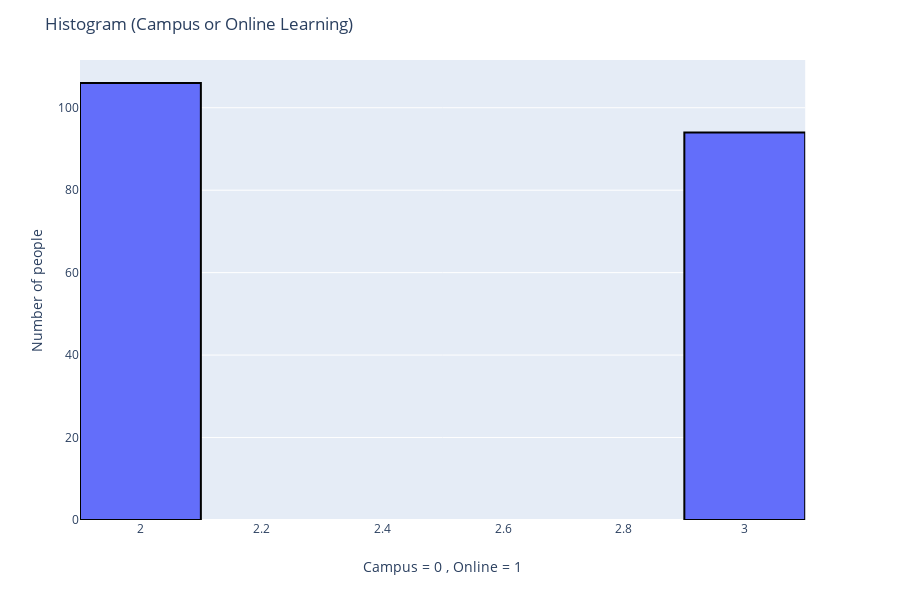

Notebook code for this chart:
### Markdown cell above
# Variable 4 (Learning Method)

### Code cell
'''Generate 200 numbers to represent on campus(2) and online(3) method of study'''
np.random.seed(1234567) # Set the random seed so the numbers will stay the same each time the cell is executed
learningMethod=np.random.randint(2,4, size=200) # Specify range and set size of array
#print(learningMethod) # Print to screen - Testing purpose to check seed worked

# Create a histogram that is interactive
#fig = go.Figure()
fig = px.histogram(x=learningMethod, nbins=6) # Add the array age to be displayed

# Add black line around the bars represented.
fig.data[0].marker.line.width = 2
fig.data[0].marker.line.color = "black"

# Set the graph labels
fig.update_layout(
    title="Histogram (Campus or Online Learning)",
    xaxis_title="Campus = 0 , Online = 1",
    yaxis_title="Number of people",
)
fig.show() # Show

### Figure 1 — Plotly figure (JSON) as saved in the notebook; plotly's stock layout.template omitted (floating-point values rounded to 4 significant figures; data arrays with more than 128 entries replaced by an {"elided": "..."} marker saying what was removed)
{"data": [{"alignmentgroup": "True", "bingroup": "x", "hoverlabel": {"namelength": 0}, "hovertemplate": "x=%{x}<br>count=%{y}", "legendgroup": "", "marker": {"color": "#636efa", "line": {"color": "black", "width": 2}}, "name": "", "nbinsx": 6, "offsetgroup": "", "orientation": "v", "showlegend": false, "type": "histogram", "x": {"elided": "200 int values"}, "xaxis": "x", "yaxis": "y"}], "layout": {"barmode": "relative", "height": 600, "legend": {"tracegroupgap": 0}, "margin": {"t": 60}, "title": {"text": "Histogram (Campus or Online Learning)"}, "xaxis": {"anchor": "y", "domain": [0, 0.98], "title": {"text": "Campus = 0 , Online = 1"}}, "yaxis": {"anchor": "x", "domain": [0, 1], "title": {"text": "Number of people"}}}}
